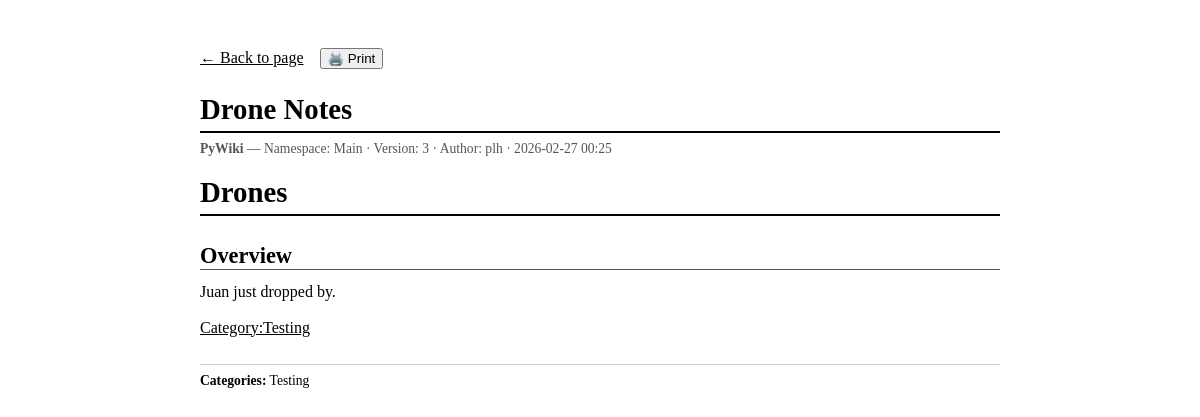
The app's page /wiki/Main/drone-notes/print, older data.
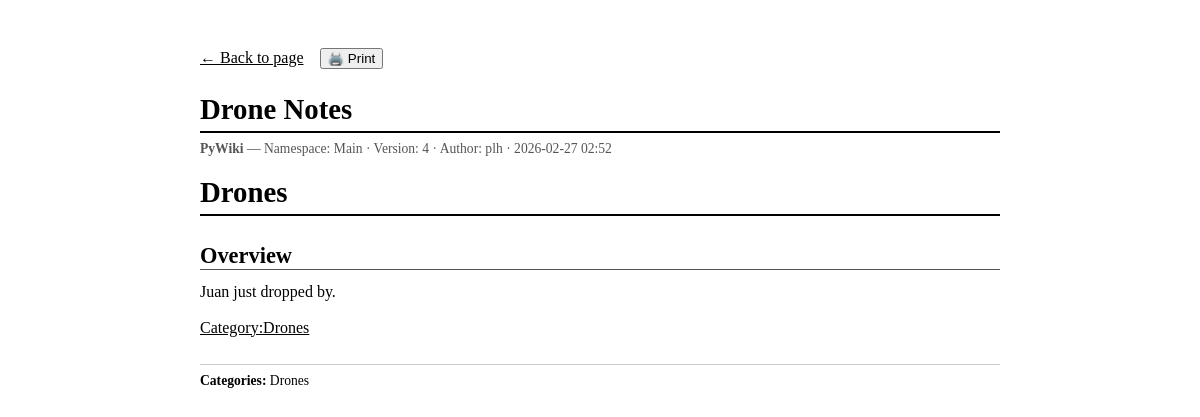
The same page, newer data.
### app/models/models.py (models this page shows)
class PageVersion(Base):
    __tablename__ = "page_versions"
    __table_args__ = (
        UniqueConstraint("page_id", "version", name="uq_page_versions_page_ver"),
        Index("ix_page_versions_page_latest", "page_id", "version"),
    )
    id:         Mapped[str]        = _uuid_col(primary_key=True)
    page_id:    Mapped[str]        = mapped_column(String(36), ForeignKey("pages.id", ondelete="CASCADE"), nullable=False, index=True)
    version:    Mapped[int]        = mapped_column(Integer, nullable=False)
    content:    Mapped[str]        = mapped_column(Text, nullable=False, default="")
    format:     Mapped[str]        = mapped_column(String(16), nullable=False, default="markdown")
    rendered:   Mapped[str | None] = mapped_column(Text, nullable=True)
    author_id:  Mapped[str | None] = mapped_column(String(36), ForeignKey("users.id"), nullable=True)
    comment:    Mapped[str]        = mapped_column(String(512), default="", nullable=False)
    created_at: Mapped[datetime]   = mapped_column(DateTime(timezone=True), default=_utcnow)
    page:   Mapped["Page"]       = relationship(back_populates="versions")
    author: Mapped["User | None"] = relationship(back_populates="page_versions")

### app/ui/views.py (the view)
@router.get("/wiki/{namespace_name}/{slug}/print", response_class=HTMLResponse)
async def print_page(
    request: Request,
    namespace_name: str,
    slug: str,
    db: AsyncSession = Depends(get_db),
):
    user, new_token = await _current_user(request, db)
    settings = get_settings()
    try:
        page, ver = await page_svc.get_page(db, namespace_name, slug)
    except HTTPException as e:
        if e.status_code == 404:
            return templates.TemplateResponse(
                request,
                "page_not_found.html",
                _ctx(user, namespace_name=namespace_name, slug=slug),
                status_code=404,
            )
        raise
    rendered = ver.rendered or render_markup(
        ver.content, ver.format,
        namespace=namespace_name,
        base_url=settings.base_url,
    )
    categories = extract_categories(ver.content, ver.format)
    resp = templates.TemplateResponse(
        request,
        "page_print.html",
        _ctx(user,
             page=page,
             ver=ver,
             rendered=rendered,
             namespace_name=namespace_name,
             categories=categories),
    )
    _apply_new_token(resp, new_token, settings.access_token_expire_minutes)
    return resp

### app/templates/page_print.html (shortened to what this page needs)
<!DOCTYPE html>
<html lang="en">
<head>
</head>
<body>
<div class="no-print">
  <a href="/wiki/{{ namespace_name }}/{{ page.slug }}">&larr; Back to page</a>
  <button onclick="window.print()">🖨️ Print</button>
</div>
<h1>{{ page.title }}</h1>
<div class="print-meta">
  <strong>{{ site_name }}</strong> &mdash;
  Namespace: {{ namespace_name }} &middot;
  Version: {{ ver.version }} &middot;
  Author: {{ ver.author.username if ver.author else '—' }} &middot;
  {{ ver.created_at.strftime('%Y-%m-%d %H:%M') }}
</div>
<div class="wiki-content">
  {{ rendered | safe }}
</div>
{% if categories %}
<div class="print-categories">
  <strong>Categories:</strong>
  {{ categories | join(' · ') }}
</div>
{% endif %}
</body>
</html>

Row changes from the older to the newer data that the page shows:
no longer on this page (row edited): PageVersion: version "3", created_at "2026-02-27 00:25", rendered "Drones Overview Juan just dropped by. Category:Testing"
added PageVersion: version "4", created_at "2026-02-27 02:52", rendered "Drones Overview Juan just dropped by. Category:Drones"
Text that changed along with them:
{{ categories | join(' · ') }}: "Testing" → "Drones"
